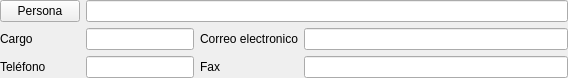
<?xml version="1.0" encoding="UTF-8"?>
<ui version="4.0">
 <class>frmContatos</class>
 <widget class="QWidget" name="frmContatos">
  <property name="geometry">
   <rect>
    <x>0</x>
    <y>0</y>
    <width>568</width>
    <height>76</height>
   </rect>
  </property>
  <property name="windowTitle">
   <string>Contactos de Empresa</string>
  </property>
  <property name="windowIcon">
   <iconset>
    <normaloff>:/aplicacion/images/alephLogoIcon.ico</normaloff>:/aplicacion/images/alephLogoIcon.ico</iconset>
  </property>
  <property name="tableName" stdset="0">
   <string>contactos</string>
  </property>
  <layout class="QGridLayout" name="gridLayout">
   <property name="leftMargin">
    <number>0</number>
   </property>
   <property name="topMargin">
    <number>0</number>
   </property>
   <property name="rightMargin">
    <number>0</number>
   </property>
   <property name="bottomMargin">
    <number>0</number>
   </property>
   <item row="0" column="0" colspan="2">
    <widget class="DBChooseRecordButton" name="db_idpersona">
     <property name="text">
      <string>Persona</string>
     </property>
     <property name="fieldName">
      <string>idpersona</string>
     </property>
     <property name="dataEditable">
      <bool>true</bool>
     </property>
    </widget>
   </item>
   <item row="0" column="2" colspan="4">
    <widget class="DBLineEdit" name="db_contacto">
     <property name="focusPolicy">
      <enum>Qt::NoFocus</enum>
     </property>
     <property name="whatsThis">
      <string>Descripción</string>
     </property>
     <property name="fieldName">
      <string>nombre</string>
     </property>
     <property name="dataEditable">
      <bool>false</bool>
     </property>
    </widget>
   </item>
   <item row="1" column="0">
    <widget class="QLabel" name="lblNombre_2">
     <property name="text">
      <string>Cargo</string>
     </property>
     <property name="buddy">
      <cstring>db_cargo</cstring>
     </property>
    </widget>
   </item>
   <item row="1" column="2" colspan="2">
    <widget class="DBLineEdit" name="db_cargo">
     <property name="whatsThis">
      <string>Descripción</string>
     </property>
     <property name="fieldName">
      <string>cargo</string>
     </property>
     <property name="dataEditable">
      <bool>true</bool>
     </property>
    </widget>
   </item>
   <item row="1" column="4">
    <widget class="QLabel" name="lblNombre_10">
     <property name="text">
      <string>Correo electronico</string>
     </property>
     <property name="buddy">
      <cstring>db_email</cstring>
     </property>
    </widget>
   </item>
   <item row="1" column="5">
    <widget class="DBLineEdit" name="db_email">
     <property name="whatsThis">
      <string>Descripción</string>
     </property>
     <property name="fieldName">
      <string>email</string>
     </property>
     <property name="dataEditable">
      <bool>true</bool>
     </property>
    </widget>
   </item>
   <item row="2" column="0">
    <widget class="QLabel" name="lblNombre_3">
     <property name="text">
      <string>Teléfono</string>
     </property>
     <property name="buddy">
      <cstring>db_telefono</cstring>
     </property>
    </widget>
   </item>
   <item row="2" column="2" colspan="2">
    <widget class="DBLineEdit" name="db_telefono">
     <property name="whatsThis">
      <string>Descripción</string>
     </property>
     <property name="inputMask">
      <string>999 999 999</string>
     </property>
     <property name="fieldName">
      <string>telefono</string>
     </property>
     <property name="dataEditable">
      <bool>true</bool>
     </property>
    </widget>
   </item>
   <item row="2" column="4">
    <widget class="QLabel" name="lblNombre_9">
     <property name="text">
      <string>Fax</string>
     </property>
     <property name="buddy">
      <cstring>db_fax</cstring>
     </property>
    </widget>
   </item>
   <item row="2" column="5">
    <widget class="DBLineEdit" name="db_fax">
     <property name="whatsThis">
      <string>Descripción</string>
     </property>
     <property name="inputMask">
      <string>999 999 999</string>
     </property>
     <property name="fieldName">
      <string>fax</string>
     </property>
     <property name="dataEditable">
      <bool>true</bool>
     </property>
    </widget>
   </item>
  </layout>
 </widget>
 <customwidgets>
  <customwidget>
   <class>DBChooseRecordButton</class>
   <extends>QPushButton</extends>
   <header>widgets/dbchooserecordbutton.h</header>
  </customwidget>
  <customwidget>
   <class>DBLineEdit</class>
   <extends>QLineEdit</extends>
   <header>widgets/dblineedit.h</header>
  </customwidget>
 </customwidgets>
 <resources>
  <include location="../../resources/resources.qrc"/>
 </resources>
 <connections/>
</ui>
